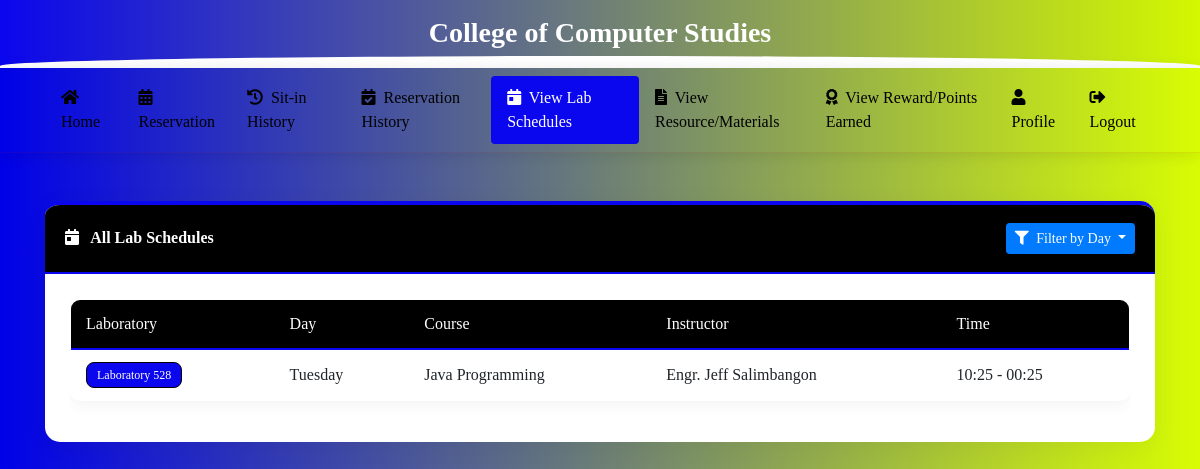
/view_lab_schedules (signed in), run on an earlier commit of the app's database.
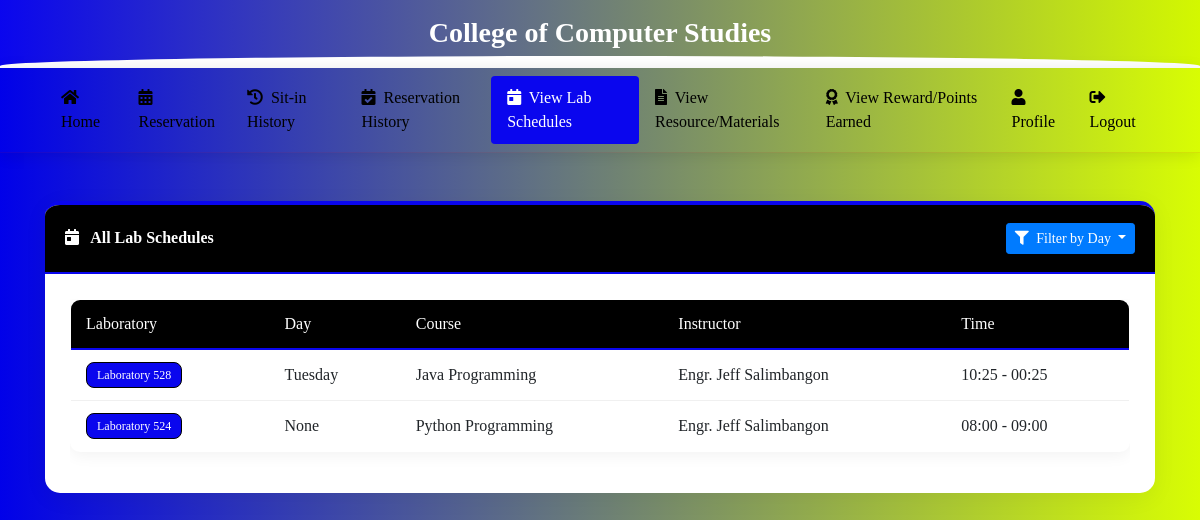
And on a later commit of the database.
### tables this page shows
CREATE TABLE lab_schedules (
                id INTEGER PRIMARY KEY AUTOINCREMENT,
                laboratory TEXT NOT NULL,
                course TEXT NOT NULL,
                instructor TEXT NOT NULL,
                start_time TEXT NOT NULL,
                end_time TEXT NOT NULL,
                created_at TEXT NOT NULL
            , day TEXT);

### app.py (the view)
@app.route('/view_lab_schedules')
def view_lab_schedules():
    if 'user_id' not in session:
        return redirect(url_for('login'))
    day_filter = request.args.get('day')
    try:
        conn = get_db_connection()
        cursor = conn.cursor()
        cursor.execute('''
            SELECT name FROM sqlite_master
            WHERE type='table' AND name='lab_schedules'
        ''')
        if cursor.fetchone() is None:
            cursor.execute('''
                CREATE TABLE lab_schedules (
                    id INTEGER PRIMARY KEY AUTOINCREMENT,
                    laboratory TEXT NOT NULL,
                    day TEXT NOT NULL,
                    course TEXT NOT NULL,
                    instructor TEXT NOT NULL,
                    start_time TEXT NOT NULL,
                    end_time TEXT NOT NULL,
                    created_at TEXT NOT NULL
                )
            ''')
            conn.commit()
            schedules = []
        else:
            cursor.execute('PRAGMA table_info(lab_schedules)')
            columns = [column[1] for column in cursor.fetchall()]
            if 'day' not in columns:
                cursor.execute('ALTER TABLE lab_schedules ADD COLUMN day TEXT')
                conn.commit()
            if 'start_time' not in columns:
                cursor.execute('ALTER TABLE lab_schedules ADD COLUMN start_time TEXT')
                conn.commit()
            if 'end_time' not in columns:
                cursor.execute('ALTER TABLE lab_schedules ADD COLUMN end_time TEXT')
                conn.commit()
            if 'created_at' not in columns:
                cursor.execute('ALTER TABLE lab_schedules ADD COLUMN created_at TEXT')
                conn.commit()
            cursor.execute('PRAGMA table_info(lab_schedules)')
            columns = [column[1] for column in cursor.fetchall()]
            select_columns = ['id']
            if 'laboratory' in columns:
                select_columns.append('laboratory')
            else:
                select_columns.append("'' AS laboratory")
            if 'day' in columns:
                select_columns.append('day')
            else:
                select_columns.append("'' AS day")
            if 'course' in columns:
                select_columns.append('course')
            else:
                select_columns.append("'' AS course")
            if 'instructor' in columns:
                select_columns.append('instructor')
            else:
                select_columns.append("'' AS instructor")
            if 'start_time' in columns:
                select_columns.append('start_time')
            else:
                select_columns.append("'' AS start_time")
            if 'end_time' in columns:
                select_columns.append('end_time')
            else:
                select_columns.append("'' AS end_time")
            if 'created_at' in columns:
                select_columns.append('created_at')
            else:
                select_columns.append("'' AS created_at")
            query = f"SELECT {', '.join(select_columns)} FROM lab_schedules"
            if day_filter:
                query += f" WHERE day = ?"
                cursor.execute(query, (day_filter,))
            else:
                cursor.execute(query)
            schedules = cursor.fetchall()
            column_names = [col[0] for col in cursor.description]
            schedules = [dict(zip(column_names, row)) for row in schedules]
        conn.close()
        return render_template('view_lab_schedules.html', schedules=schedules, day_filter=day_filter)
    except Exception as e:
        flash(f'Error viewing lab schedules: {str(e)}', 'danger')
        return render_template('view_lab_schedules.html', schedules=[])

### app.py (called while the page is built, shortened)
def get_db_connection():
    conn = sqlite3.connect('students.db', timeout=30)
    conn.execute("PRAGMA journal_mode=WAL")  # Use Write-Ahead Logging
    conn.row_factory = sqlite3.Row
    try:
        cursor = conn.cursor()
        cursor.execute("PRAGMA table_info(users)")
        columns = [column[1] for column in cursor.fetchall()]
        cursor.execute("PRAGMA table_info(sitins)")
        sitins_columns = [column[1] for column in cursor.fetchall()]
    except Exception as e:
        print(f"Error in get_db_connection: {str(e)}")
    return conn

### templates/view_lab_schedules.html (shortened to what the changed rows need)
<!DOCTYPE html>
<html lang="en">
<head>
<link rel="stylesheet" href="https://stackpath.bootstrapcdn.com/bootstrap/4.5.2/css/bootstrap.min.css" />
<link rel="stylesheet" href="https://cdnjs.cloudflare.com/ajax/libs/font-awesome/5.15.3/css/all.min.css">
</head>
<body>
<div class="container py-5">
    <div class="card">
        <div class="card-body">
            {% if schedules %}
                <div class="table-responsive">
                    <table class="table">
                        <thead>
                            <tr>
                                <th>Laboratory</th>
                                <th>Day</th>
                                <th>Course</th>
                                <th>Instructor</th>
                                <th>Time</th>
                            </tr>
                        </thead>
                        <tbody>
                            {% for schedule in schedules %}
                                <tr>
                                    <td data-label="Laboratory">
                                        <span class="badge badge-lab">Laboratory {{ schedule.laboratory }}</span>
                                    </td>
                                    <td data-label="Day">{{ schedule.day }}</td>
                                    <td data-label="Course">{{ schedule.course }}</td>
                                    <td data-label="Instructor">{{ schedule.instructor }}</td>
                                    <td data-label="Time">{{ schedule.start_time }} - {{ schedule.end_time }}</td>
                                </tr>
                            {% endfor %}
                        </tbody>
                    </table>
                </div>
            {% else %}
                <div class="text-center py-5">
                    <i class="fas fa-calendar-times fa-4x mb-3 text-muted"></i>
                    <h5 class="text-muted">No lab schedules available at this time</h5>
                    <p class="text-muted">Check back later for updates</p>
                </div>
            {% endif %}
        </div>
    </div>
</div>
</body>
</html>

What changed in the data, as far as the page shows it:
added lab_schedules: laboratory "524", day "None", course "Python Programming", instructor "Engr. Jeff Salimbangon", start_time "08:00", end_time "09:00"
